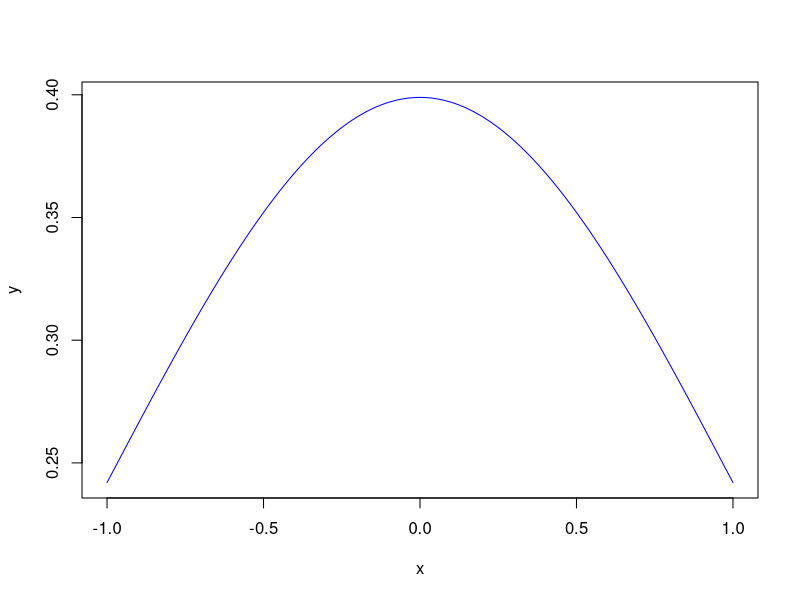

Recreate this plot in R.
## ---- chunk 1
x <- seq(-1, 1, .01)
y <- dnorm(x)
plot(x, y, col = "blue", type = "l")
